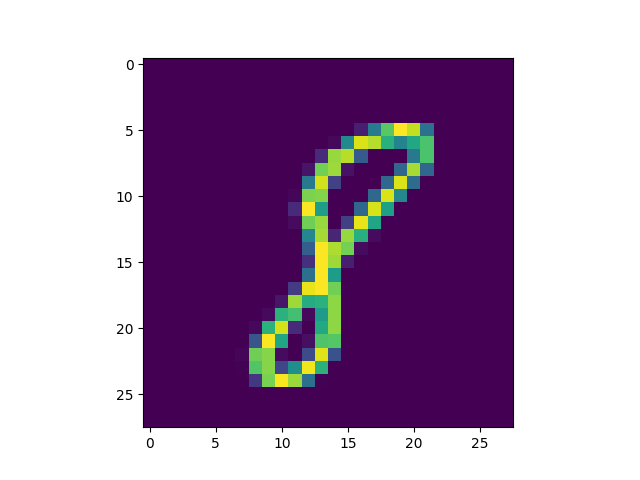

Write the Python code that produced this figure.
'''
CLIP能力演示

1、对图片做分类
2、对图片求相图片

'''

from dataset import MNIST
import matplotlib.pyplot as plt 
import torch 
from clip import CLIP
import torch.nn.functional as F

DEVICE='cuda' if torch.cuda.is_available() else 'cpu'   # 设备

dataset=MNIST() # 数据集

model=CLIP().to(DEVICE) # 模型
model.load_state_dict(torch.load('model.pth'))

model.eval()    # 预测模式

'''
1、对图片分类
'''
import random
idx = random.randint(0,len(dataset)-1)
image,label=dataset[idx]
print('正确分类:',label)
plt.imshow(image.permute(1,2,0))
plt.savefig('inference.png')
plt.close()

targets=torch.arange(0,10)  #10种分类
logits=model(image.unsqueeze(0).to(DEVICE),targets.to(DEVICE)) # 1张图片 vs 10种分类
print(logits)
print('CLIP分类:',logits.argmax(-1).item())

'''
2、图像相似度
'''
other_images=[]
other_labels=[]
for i in range(1,101):
    other_image,other_label=dataset[i]
    other_images.append(other_image)
    other_labels.append(other_label)

# 其他100张图片的向量
other_img_embs=model.img_enc(torch.stack(other_images,dim=0).to(DEVICE))

# 当前图片的向量
img_emb=model.img_enc(image.unsqueeze(0).to(DEVICE))

# 计算当前图片和100张其他图片的相似度
logtis=img_emb@other_img_embs.T
values,indexs=logtis[0].topk(5) # 5个最相似的

plt.figure(figsize=(15,15))
for i,img_idx in enumerate(indexs):
    plt.subplot(1,5,i+1)
    plt.imshow(other_images[img_idx].permute(1,2,0))
    plt.title(other_labels[img_idx])
    plt.axis('off')
plt.savefig('inference_similar.png')
plt.close()